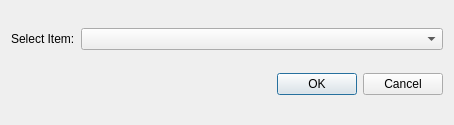
<?xml version="1.0" encoding="UTF-8"?>
<ui version="4.0">
 <class>ItemSelectDialog</class>
 <widget class="QDialog" name="ItemSelectDialog">
  <property name="geometry">
   <rect>
    <x>0</x>
    <y>0</y>
    <width>454</width>
    <height>125</height>
   </rect>
  </property>
  <property name="windowTitle">
   <string>Select Item</string>
  </property>
  <property name="styleSheet">
   <string notr="true">background-image: url(:/img/data/parchment.jpg);</string>
  </property>
  <layout class="QGridLayout" name="gridLayout">
   <item row="0" column="0">
    <widget class="QLabel" name="lblSelect">
     <property name="text">
      <string>Select Item:</string>
     </property>
    </widget>
   </item>
   <item row="0" column="1">
    <widget class="QComboBox" name="cmbSelect"/>
   </item>
   <item row="1" column="1">
    <widget class="QDialogButtonBox" name="buttonBox">
     <property name="orientation">
      <enum>Qt::Horizontal</enum>
     </property>
     <property name="standardButtons">
      <set>QDialogButtonBox::Cancel|QDialogButtonBox::Ok</set>
     </property>
    </widget>
   </item>
  </layout>
 </widget>
 <resources/>
 <connections>
  <connection>
   <sender>buttonBox</sender>
   <signal>accepted()</signal>
   <receiver>ItemSelectDialog</receiver>
   <slot>accept()</slot>
   <hints>
    <hint type="sourcelabel">
     <x>248</x>
     <y>254</y>
    </hint>
    <hint type="destinationlabel">
     <x>157</x>
     <y>274</y>
    </hint>
   </hints>
  </connection>
  <connection>
   <sender>buttonBox</sender>
   <signal>rejected()</signal>
   <receiver>ItemSelectDialog</receiver>
   <slot>reject()</slot>
   <hints>
    <hint type="sourcelabel">
     <x>316</x>
     <y>260</y>
    </hint>
    <hint type="destinationlabel">
     <x>286</x>
     <y>274</y>
    </hint>
   </hints>
  </connection>
 </connections>
</ui>
